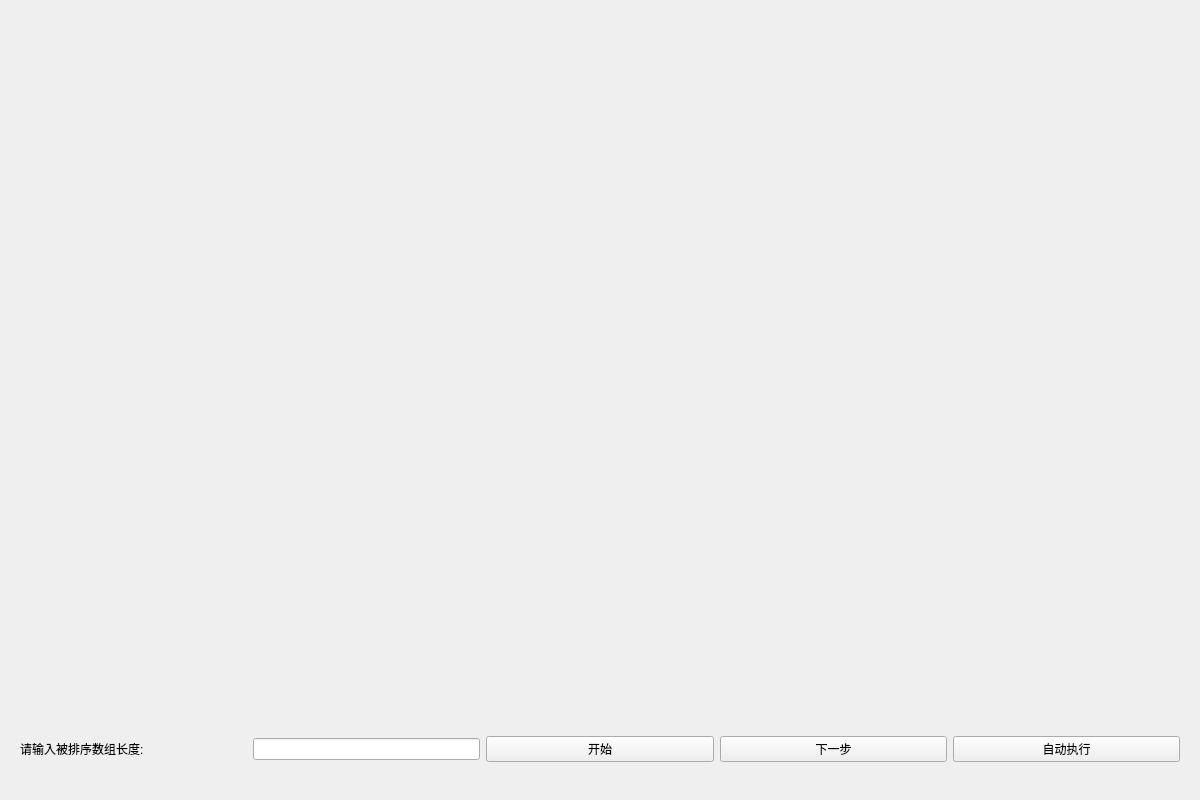
<?xml version="1.0" encoding="UTF-8"?>
<ui version="4.0">
 <class>Sort_Window</class>
 <widget class="QWidget" name="Sort_Window">
  <property name="geometry">
   <rect>
    <x>0</x>
    <y>0</y>
    <width>1200</width>
    <height>800</height>
   </rect>
  </property>
  <property name="windowTitle">
   <string>Form</string>
  </property>
  <layout class="QVBoxLayout" name="verticalLayout">
   <item>
    <spacer name="verticalSpacer">
     <property name="orientation">
      <enum>Qt::Vertical</enum>
     </property>
     <property name="sizeHint" stdset="0">
      <size>
       <width>20</width>
       <height>40</height>
      </size>
     </property>
    </spacer>
   </item>
   <item>
    <widget class="QWidget" name="widget" native="true">
     <property name="minimumSize">
      <size>
       <width>0</width>
       <height>80</height>
      </size>
     </property>
     <layout class="QHBoxLayout" name="horizontalLayout">
      <item>
       <widget class="QLabel" name="label">
        <property name="text">
         <string>请输入被排序数组长度:</string>
        </property>
       </widget>
      </item>
      <item>
       <widget class="QLineEdit" name="lineEdit">
        <property name="sizePolicy">
         <sizepolicy hsizetype="Preferred" vsizetype="Fixed">
          <horstretch>0</horstretch>
          <verstretch>0</verstretch>
         </sizepolicy>
        </property>
       </widget>
      </item>
      <item>
       <widget class="QPushButton" name="begin">
        <property name="text">
         <string>开始</string>
        </property>
       </widget>
      </item>
      <item>
       <widget class="QPushButton" name="next_step">
        <property name="text">
         <string>下一步</string>
        </property>
       </widget>
      </item>
      <item>
       <widget class="QPushButton" name="auto_2">
        <property name="text">
         <string>自动执行</string>
        </property>
       </widget>
      </item>
     </layout>
    </widget>
   </item>
  </layout>
 </widget>
 <resources/>
 <connections/>
</ui>
